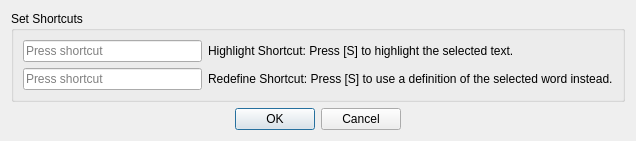
<?xml version="1.0" encoding="UTF-8"?>
<ui version="4.0">
 <class>Dialog</class>
 <widget class="QDialog" name="Dialog">
  <property name="geometry">
   <rect>
    <x>0</x>
    <y>0</y>
    <width>636</width>
    <height>133</height>
   </rect>
  </property>
  <property name="windowTitle">
   <string>Dialog</string>
  </property>
  <layout class="QVBoxLayout" name="verticalLayout">
   <item>
    <widget class="QGroupBox" name="groupBox_4">
     <property name="styleSheet">
      <string notr="true">font: 10pt &quot;Arial&quot;;</string>
     </property>
     <property name="title">
      <string>Set Shortcuts</string>
     </property>
     <layout class="QGridLayout" name="gridLayout_3" columnstretch="0,0">
      <item row="0" column="0">
       <widget class="QKeySequenceEdit" name="highlightShortcutEdit">
        <property name="sizePolicy">
         <sizepolicy hsizetype="Minimum" vsizetype="Fixed">
          <horstretch>0</horstretch>
          <verstretch>0</verstretch>
         </sizepolicy>
        </property>
       </widget>
      </item>
      <item row="1" column="0">
       <widget class="QKeySequenceEdit" name="redefineShortcutEdit">
        <property name="sizePolicy">
         <sizepolicy hsizetype="Minimum" vsizetype="Fixed">
          <horstretch>0</horstretch>
          <verstretch>0</verstretch>
         </sizepolicy>
        </property>
        <property name="keySequence">
         <string/>
        </property>
       </widget>
      </item>
      <item row="1" column="1">
       <widget class="QLabel" name="redefineShortcutLabel">
        <property name="text">
         <string>Redefine Shortcut: Press [S] to use a definition of the selected word instead.</string>
        </property>
       </widget>
      </item>
      <item row="0" column="1">
       <widget class="QLabel" name="highlightShortcutLabel">
        <property name="text">
         <string>Highlight Shortcut: Press [S] to highlight the selected text.</string>
        </property>
       </widget>
      </item>
     </layout>
    </widget>
   </item>
   <item>
    <widget class="QDialogButtonBox" name="buttonBox">
     <property name="orientation">
      <enum>Qt::Horizontal</enum>
     </property>
     <property name="standardButtons">
      <set>QDialogButtonBox::Cancel|QDialogButtonBox::Ok</set>
     </property>
     <property name="centerButtons">
      <bool>true</bool>
     </property>
    </widget>
   </item>
  </layout>
 </widget>
 <resources/>
 <connections>
  <connection>
   <sender>buttonBox</sender>
   <signal>accepted()</signal>
   <receiver>Dialog</receiver>
   <slot>accept()</slot>
   <hints>
    <hint type="sourcelabel">
     <x>248</x>
     <y>254</y>
    </hint>
    <hint type="destinationlabel">
     <x>157</x>
     <y>274</y>
    </hint>
   </hints>
  </connection>
  <connection>
   <sender>buttonBox</sender>
   <signal>rejected()</signal>
   <receiver>Dialog</receiver>
   <slot>reject()</slot>
   <hints>
    <hint type="sourcelabel">
     <x>316</x>
     <y>260</y>
    </hint>
    <hint type="destinationlabel">
     <x>286</x>
     <y>274</y>
    </hint>
   </hints>
  </connection>
 </connections>
</ui>
